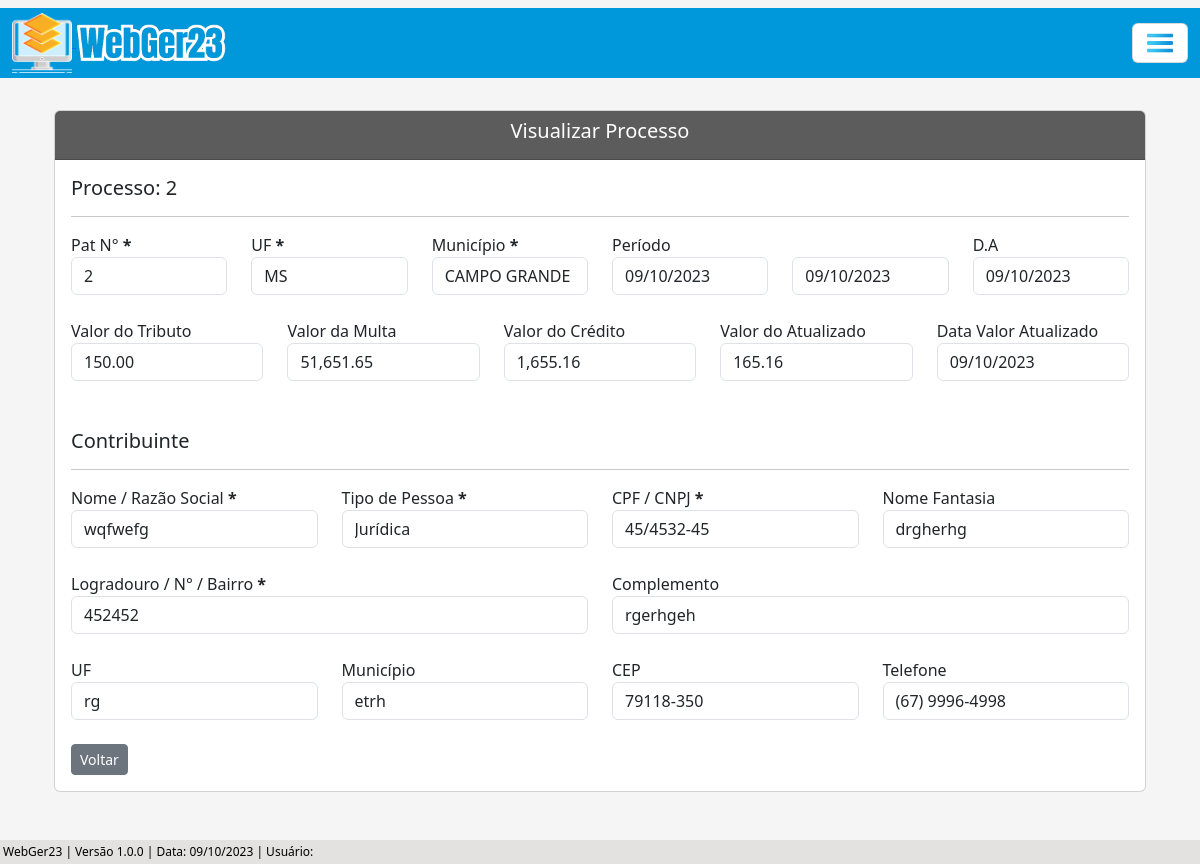
Before: /visualizar/processo-adm/2/ with the older database file.
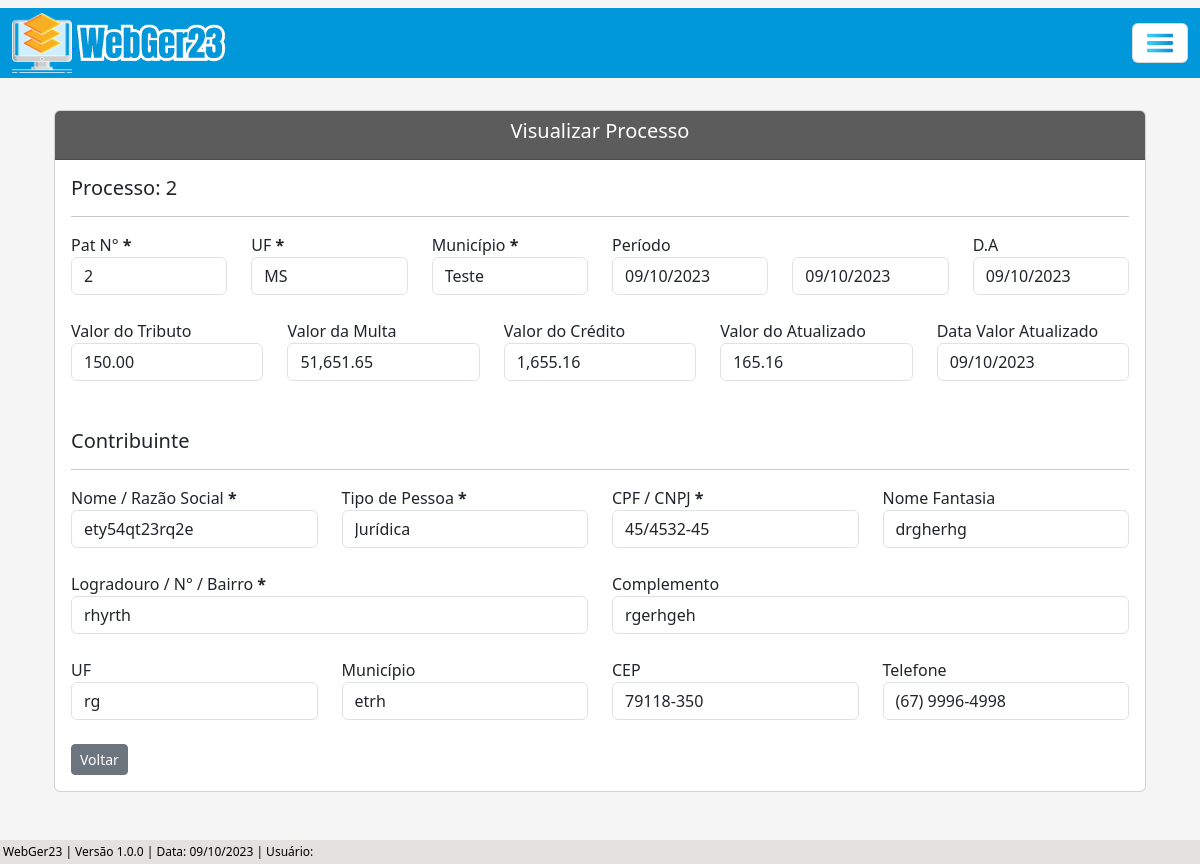
After: the same page with the newer database file.
### processo/models.py (models this page shows, shortened)
class Base(models.Model): # Classe base, será herdada pelas outras classes
    data_criacao = models.DateTimeField('data_criação', auto_now_add=True)
    usuario_criador = models.ForeignKey(get_user_model(), verbose_name='Usuário Criador', on_delete=models.SET_NULL, null=True)
    data_alteracao = models.DateTimeField('Alterado', auto_now=True)
    ativo = models.BooleanField('Ativo?', default=True)
    class Meta:
        abstract = True

class ProcessoAdm(Base):
    tipo_pessoas = (
        ('Física', 'Física'), ('Jurídica', 'Jurídica'),
    )
    numero = models.CharField(unique=True, verbose_name='N°', max_length=10) # Número do processo
    municipio = models.CharField(max_length=50, verbose_name='Município') # Município
    uf = models.CharField(max_length=2) # UF
    data_inicial = models.DateField(blank=True, null=True) # Data Inicial do Período do processo
    data_final = models.DateField(blank=True, null=True) # Data final do Período do processo
    data_div_ativa = models.DateField(blank=True, null=True) # Data dívida ativa
    valor_atributo = models.CharField(max_length=14, blank=True, null=True)  # Valor do atributo
    valor_multa = models.CharField(max_length=14, blank=True, null=True) # Valor da multa
    valor_credito = models.CharField(max_length=14, blank=True, null=True) # Valor do crédito
    valor_atualizado = models.CharField(max_length=14, blank=True, null=True) # Valor do atualizado
    data_valor_atualizado = models.DateField(blank=True, null=True) # Data valor atualizado
    nome_contribuinte = models.CharField(max_length=50)  # Nome / Razão Social
    tipo_pessoa = models.CharField(max_length=50, choices=tipo_pessoas) # Física / Jurídica # Utiliza choices(escolhas) para selecionar o tipo de pessoas
    documento = models.CharField(max_length=20, verbose_name='CPF/CNPJ', unique=True) # CPF / CNPJ
    nome_fantasia = models.CharField(max_length=50, blank=True, null=True) # Nome Fantasia
    email = models.EmailField(max_length=50, blank=True, null=True) # E-mail
    endereco = models.CharField(max_length=150) # Rua
    complemento = models.CharField(max_length=50, blank=True, null=True) # Complemento
    municipio_contribuinte = models.CharField(max_length=50, blank=True, null=True) # Município Contribuinte
    uf_contribuinte = models.CharField(max_length=2, verbose_name='UF', blank=True, null=True) # UF Contribuinte
    cep = models.CharField(max_length=10, blank=True, null=True) # CEP
    telefone = models.CharField(max_length=20, blank=True, null=True) # Telefone
    celular = models.CharField(max_length=20, blank=True, null=True) # Celular

### processo/views.py (the view)
# urls.py: path('visualizar/processo-adm/<int:pk>/', ProcessoAdmView.as_view(), name='proc-adm-view'),
class ProcessoAdmView(TemplateView):
    template_name = 'processos/views/processo_adm_view.html'
    def get_context_data(self, **kwargs):
        processo_pk = self.kwargs.get('pk') # Pega a PK do processo através da URL
        context = super().get_context_data(**kwargs)
        context['dados_processo'] = ProcessoAdm.objects.filter(pk=processo_pk) # Filtra os dados do processo através da pk
        return context

### processo/templates/processos/views/processo_adm_view.html (shortened to what the changed rows need)
{% extends 'index.html' %}
{% load static %}
{% load widget_tweaks %}
{% block conteudo %}
    <div class="container p-4">
        <div class="card">
            <div class="card-body">
                {% for atributo in dados_processo %}
                    <h5>Processo: {{ atributo.numero }}</h5>
                    <hr>
                    <div class="row">
                        {% if atributo.numero %}
                            <div class="col">
                                <label for="numero">Pat N° <b>*</b></label>
                                <input type="text" class="form-control" value="{{ atributo.numero}}" readonly>
                            </div>
                        {% endif %}
                        {% if atributo.uf %}
                            <div class="col">
                                <label for="uf">UF <b>*</b></label>
                                <input type="text" class="form-control" value="{{ atributo.uf }}" readonly>
                            </div>
                        {% endif %}
                        {% if atributo.municipio %}
                            <div class="col">
                                <label for="municipio">Município <b>*</b></label>
                                <input type="text" class="form-control" value="{{ atributo.municipio }}" readonly>
                            </div>
                        {% endif %}
                        {% if atributo.data_inicial %}
                            <div class="col">
                                <label for="data_inicial">Período</label>
                                <input type="text" class="form-control" value="{{ atributo.data_inicial|date:"d/m/Y" }}" readonly>
                            </div>
                        {% endif %}
                        {% if atributo.data_final %}
                            <div class="col">
                                <input type="text" class="form-control" value="{{ atributo.data_final|date:"d/m/Y" }}" readonly>
                            </div>
                        {% endif %}
                        {% if atributo.data_div_ativa %}
                            <div class="col">
                                <label for="data_div_ativa">D.A</label>
                                <input type="text" class="form-control" value="{{ atributo.data_div_ativa|date:"d/m/Y" }}" readonly>
                            </div>
                        {% endif %}
                    </div>
                    <br>
                    <div class="row">
                        {% if atributo.valor_atributo %}
                            <div class="col">
                                <label for="valor_atributo">Valor do Tributo</label>
                                <input type="text" class="form-control" value="{{ atributo.valor_atributo }}" readonly>
                            </div>
                        {% endif %}
                        {% if atributo.valor_multa %}
                            <div class="col">
                                <label for="valor_multa">Valor da Multa</label>
                                <input type="text" class="form-control" value="{{ atributo.valor_multa }}" readonly>
                            </div>
                        {% endif %}
                        {% if atributo.valor_credito %}
                            <div class="col">
                                <label for="valor_credito">Valor do Crédito</label>
                                <input type="text" class="form-control" value="{{ atributo.valor_credito }}" readonly>
                            </div>
                        {% endif %}
                        {% if atributo.valor_atualizado %}
                            <div class="col">
                                <label for="valor_atualizado">Valor do Atualizado</label>
                                <input type="text" class="form-control" value="{{ atributo.valor_atualizado }}" readonly>
                            </div>
                        {% endif %}
                        {% if atributo.data_valor_atualizado %}
                            <div class="col">
                                <label for="data_valor_atualizado">Data Valor Atualizado</label>
                                <input type="text" class="form-control" value="{{ atributo.data_valor_atualizado|date:"d/m/Y" }}" readonly>
                            </div>
                        {% endif %}
                    </div>
                    <br><br>
                    <h5>Contribuinte</h5>
                    <hr>
                    <div class="row">
                        {% if atributo.nome_contribuinte %}
                            <div class="col">
                                <label for="nome_contribuinte">Nome / Razão Social <b>*</b></label>
                                <input type="text" class="form-control" value="{{ atributo.nome_contribuinte }}" readonly>
                            </div>
                        {% endif %}
                        {% if atributo.tipo_pessoa %}
                            <div class="col">
                                <label for="tipo_pessoa">Tipo de Pessoa <b>*</b></label>
                                <input type="text" class="form-control" value="{{ atributo.tipo_pessoa }}" readonly>
                            </div>
                        {% endif %}
                        {% if atributo.documento %}
                            <div class="col">
                                <label for="documento">CPF / CNPJ <b>*</b></label>
                                <input type="text" class="form-control" value="{{ atributo.documento }}" readonly>
                            </div>
                        {% endif %}
                        {% if atributo.nome_fantasia %}
                            <div class="col">
                                <label for="nome_fantasia">Nome Fantasia</label>
                                <input type="text" class="form-control" value="{{ atributo.nome_fantasia }}" readonly>
                            </div>
                        {% endif %}
                    </div>
                    <br>
                    <div class="row">
                        {% if atributo.endereco %}
                            <div class="col">
                                <label for="endereco">Logradouro / N° / Bairro <b>*</b></label>
                                <input type="text" class="form-control" value="{{ atributo.endereco }}" id="endereco" readonly>
                            </div>
                        {% endif %}
                        {% if atributo.complemento %}
                            <div class="col">
                                <label for="complemento">Complemento</label>
                                <input type="text" class="form-control" value="{{ atributo.complemento }}" readonly>
                            </div>
                        {% endif %}
                    </div>
                    <br>
                    <div class="row">
                        {% if atributo.uf_contribuinte %}
                            <div class="col">
                                <label for="uf_contribuinte">UF</label>
                                <input type="text" class="form-control" value="{{ atributo.uf_contribuinte }}" readonly>
                            </div>
                        {% endif %}
                        {% if atributo.municipio_contribuinte %}
                            <div class="col">
                                <label for="municipio_contribuinte">Município</label>
                                <input type="text" class="form-control" value="{{ atributo.municipio_contribuinte }}" readonly>
                            </div>
                        {% endif %}
                        {% if atributo.cep %}
                            <div class="col">
                                <label for="cep">CEP</label>
                                <input type="text" class="form-control" value="{{ atributo.cep }}" readonly>
                            </div>
                        {% endif %}
                        {% if atributo.telefone %}
                            <div class="col">
                                <label for="telefone">Telefone</label>
                                <input type="text" class="form-control" value="{{ atributo.telefone }}" readonly>
                            </div>
                        {% endif %}
                    </div>
                    <br>
                    <a href="{% url 'proc-adm-list' %}" class="btn btn-secondary btn-sm">Voltar</a>
                {% endfor %}
            </div>
        </div>
    </div>
    <br><br>
{% endblock %}

Changed rows visible on the page:
changed ProcessoAdm "MS": municipio "CAMPO GRANDE" → "Teste"; nome_contribuinte "wqfwefg" → "ety54qt23rq2e"; endereco "452452" → "rhyrth"
